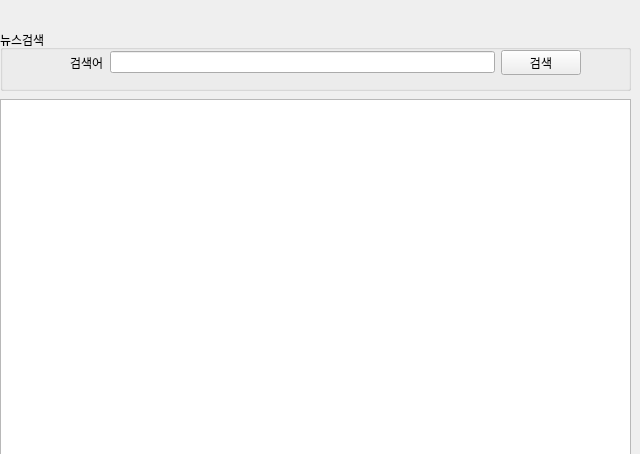
<?xml version="1.0" encoding="UTF-8"?>
<ui version="4.0">
 <class>Form</class>
 <widget class="QWidget" name="Form">
  <property name="geometry">
   <rect>
    <x>0</x>
    <y>0</y>
    <width>640</width>
    <height>454</height>
   </rect>
  </property>
  <property name="windowTitle">
   <string>Form</string>
  </property>
  <widget class="QWidget" name="verticalLayoutWidget">
   <property name="geometry">
    <rect>
     <x>0</x>
     <y>30</y>
     <width>631</width>
     <height>61</height>
    </rect>
   </property>
   <layout class="QVBoxLayout" name="searchLayout">
    <item>
     <widget class="QGroupBox" name="groupBox">
      <property name="title">
       <string>뉴스검색</string>
      </property>
      <widget class="QWidget" name="">
       <property name="geometry">
        <rect>
         <x>70</x>
         <y>20</y>
         <width>511</width>
         <height>25</height>
        </rect>
       </property>
       <layout class="QHBoxLayout" name="horizontalLayout">
        <item>
         <widget class="QLabel" name="label">
          <property name="text">
           <string>검색어</string>
          </property>
         </widget>
        </item>
        <item>
         <widget class="QLineEdit" name="txtSearch"/>
        </item>
        <item>
         <widget class="QPushButton" name="btnSearch">
          <property name="text">
           <string>검색</string>
          </property>
         </widget>
        </item>
       </layout>
      </widget>
     </widget>
    </item>
   </layout>
  </widget>
  <widget class="QWidget" name="verticalLayoutWidget_2">
   <property name="geometry">
    <rect>
     <x>0</x>
     <y>99</y>
     <width>631</width>
     <height>371</height>
    </rect>
   </property>
   <layout class="QVBoxLayout" name="resultLayout">
    <item>
     <widget class="QListView" name="listView"/>
    </item>
   </layout>
  </widget>
 </widget>
 <resources/>
 <connections/>
</ui>
